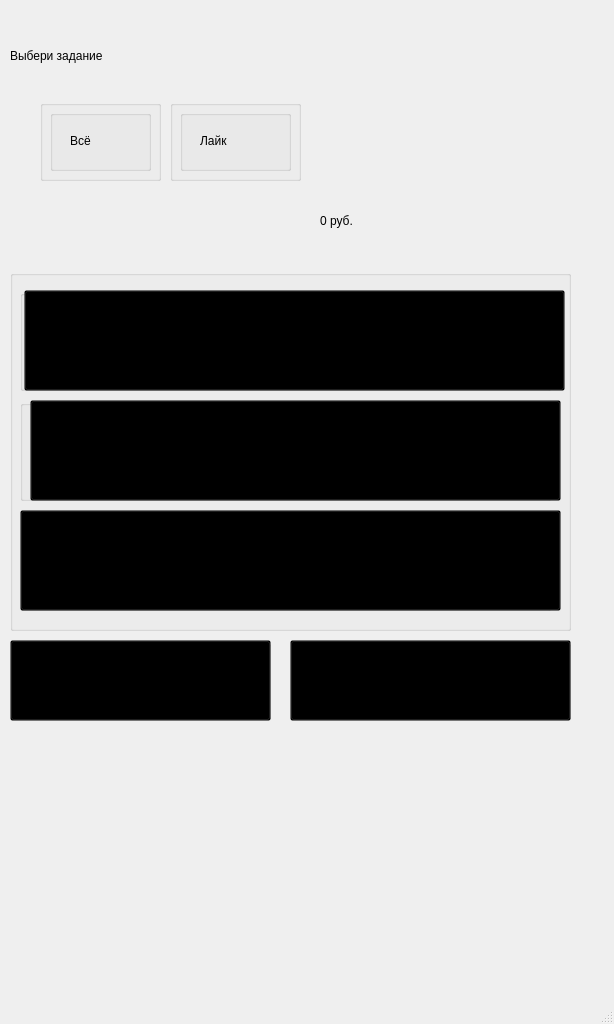
<?xml version="1.0" encoding="UTF-8"?>
<ui version="4.0">
 <class>MainWindow</class>
 <widget class="QMainWindow" name="MainWindow">
  <property name="geometry">
   <rect>
    <x>0</x>
    <y>0</y>
    <width>614</width>
    <height>1024</height>
   </rect>
  </property>
  <property name="windowTitle">
   <string>MainWindow</string>
  </property>
  <property name="styleSheet">
   <string notr="true"/>
  </property>
  <widget class="QWidget" name="centralwidget">
   <widget class="QWidget" name="widget" native="true">
    <property name="geometry">
     <rect>
      <x>0</x>
      <y>0</y>
      <width>611</width>
      <height>1011</height>
     </rect>
    </property>
    <widget class="QLabel" name="change_text">
     <property name="geometry">
      <rect>
       <x>10</x>
       <y>-60</y>
       <width>601</width>
       <height>231</height>
      </rect>
     </property>
     <property name="text">
      <string>Выбери задание</string>
     </property>
    </widget>
    <widget class="QGroupBox" name="find_all">
     <property name="geometry">
      <rect>
       <x>40</x>
       <y>100</y>
       <width>121</width>
       <height>81</height>
      </rect>
     </property>
     <property name="title">
      <string/>
     </property>
     <widget class="QGroupBox" name="rectangle">
      <property name="geometry">
       <rect>
        <x>10</x>
        <y>10</y>
        <width>101</width>
        <height>61</height>
       </rect>
      </property>
      <property name="title">
       <string/>
      </property>
      <widget class="QLabel" name="label">
       <property name="geometry">
        <rect>
         <x>20</x>
         <y>10</y>
         <width>61</width>
         <height>41</height>
        </rect>
       </property>
       <property name="text">
        <string>Всё</string>
       </property>
      </widget>
     </widget>
    </widget>
    <widget class="QGroupBox" name="find_all_3">
     <property name="geometry">
      <rect>
       <x>170</x>
       <y>100</y>
       <width>131</width>
       <height>81</height>
      </rect>
     </property>
     <property name="title">
      <string/>
     </property>
     <widget class="QGroupBox" name="rectangle_4">
      <property name="geometry">
       <rect>
        <x>10</x>
        <y>10</y>
        <width>111</width>
        <height>61</height>
       </rect>
      </property>
      <property name="title">
       <string/>
      </property>
      <widget class="QLabel" name="found_like">
       <property name="geometry">
        <rect>
         <x>20</x>
         <y>10</y>
         <width>81</width>
         <height>41</height>
        </rect>
       </property>
       <property name="text">
        <string>Лайк</string>
       </property>
      </widget>
     </widget>
    </widget>
    <widget class="QGroupBox" name="big_rect">
     <property name="geometry">
      <rect>
       <x>10</x>
       <y>270</y>
       <width>561</width>
       <height>361</height>
      </rect>
     </property>
     <property name="title">
      <string/>
     </property>
     <widget class="QGroupBox" name="tasks">
      <property name="geometry">
       <rect>
        <x>10</x>
        <y>20</y>
        <width>531</width>
        <height>101</height>
       </rect>
      </property>
      <property name="title">
       <string/>
      </property>
      <widget class="QGroupBox" name="insta_img1">
       <property name="geometry">
        <rect>
         <x>10</x>
         <y>10</y>
         <width>81</width>
         <height>81</height>
        </rect>
       </property>
       <property name="title">
        <string/>
       </property>
      </widget>
      <widget class="QLabel" name="inst_login">
       <property name="geometry">
        <rect>
         <x>100</x>
         <y>10</y>
         <width>221</width>
         <height>61</height>
        </rect>
       </property>
       <property name="text">
        <string>wooman</string>
       </property>
      </widget>
      <widget class="QGroupBox" name="heart">
       <property name="geometry">
        <rect>
         <x>320</x>
         <y>10</y>
         <width>81</width>
         <height>81</height>
        </rect>
       </property>
       <property name="title">
        <string/>
       </property>
      </widget>
      <widget class="QLabel" name="prise">
       <property name="geometry">
        <rect>
         <x>340</x>
         <y>20</y>
         <width>181</width>
         <height>61</height>
        </rect>
       </property>
       <property name="text">
        <string>1 руб.</string>
       </property>
      </widget>
     </widget>
     <widget class="QGroupBox" name="task2">
      <property name="geometry">
       <rect>
        <x>10</x>
        <y>130</y>
        <width>531</width>
        <height>101</height>
       </rect>
      </property>
      <property name="title">
       <string/>
      </property>
      <widget class="QGroupBox" name="insta_img2">
       <property name="geometry">
        <rect>
         <x>10</x>
         <y>10</y>
         <width>81</width>
         <height>81</height>
        </rect>
       </property>
       <property name="title">
        <string/>
       </property>
      </widget>
      <widget class="QLabel" name="inst_login2">
       <property name="geometry">
        <rect>
         <x>100</x>
         <y>10</y>
         <width>211</width>
         <height>61</height>
        </rect>
       </property>
       <property name="text">
        <string>wooman</string>
       </property>
      </widget>
      <widget class="QGroupBox" name="heart2">
       <property name="geometry">
        <rect>
         <x>320</x>
         <y>10</y>
         <width>81</width>
         <height>81</height>
        </rect>
       </property>
       <property name="title">
        <string/>
       </property>
      </widget>
      <widget class="QLabel" name="prise2">
       <property name="geometry">
        <rect>
         <x>340</x>
         <y>20</y>
         <width>181</width>
         <height>61</height>
        </rect>
       </property>
       <property name="text">
        <string>1 руб.</string>
       </property>
      </widget>
     </widget>
     <widget class="QGroupBox" name="task3">
      <property name="geometry">
       <rect>
        <x>10</x>
        <y>240</y>
        <width>531</width>
        <height>101</height>
       </rect>
      </property>
      <property name="title">
       <string/>
      </property>
      <widget class="QGroupBox" name="insta_img3">
       <property name="geometry">
        <rect>
         <x>10</x>
         <y>10</y>
         <width>81</width>
         <height>81</height>
        </rect>
       </property>
       <property name="title">
        <string/>
       </property>
      </widget>
      <widget class="QLabel" name="inst_login3">
       <property name="geometry">
        <rect>
         <x>100</x>
         <y>0</y>
         <width>211</width>
         <height>61</height>
        </rect>
       </property>
       <property name="text">
        <string>wooman</string>
       </property>
      </widget>
      <widget class="QGroupBox" name="heart3">
       <property name="geometry">
        <rect>
         <x>320</x>
         <y>10</y>
         <width>81</width>
         <height>81</height>
        </rect>
       </property>
       <property name="title">
        <string/>
       </property>
      </widget>
      <widget class="QLabel" name="prise3">
       <property name="geometry">
        <rect>
         <x>340</x>
         <y>20</y>
         <width>171</width>
         <height>61</height>
        </rect>
       </property>
       <property name="text">
        <string>1 руб.</string>
       </property>
      </widget>
     </widget>
    </widget>
    <widget class="QPushButton" name="button_task1">
     <property name="geometry">
      <rect>
       <x>24</x>
       <y>290</y>
       <width>541</width>
       <height>101</height>
      </rect>
     </property>
     <property name="styleSheet">
      <string notr="true">background: rgba(0,0,0,0);</string>
     </property>
     <property name="text">
      <string/>
     </property>
    </widget>
    <widget class="QPushButton" name="button_task3">
     <property name="geometry">
      <rect>
       <x>20</x>
       <y>510</y>
       <width>541</width>
       <height>101</height>
      </rect>
     </property>
     <property name="styleSheet">
      <string notr="true">background: rgba(0,0,0,0);</string>
     </property>
     <property name="text">
      <string/>
     </property>
    </widget>
    <widget class="QPushButton" name="button_task2">
     <property name="geometry">
      <rect>
       <x>30</x>
       <y>400</y>
       <width>531</width>
       <height>101</height>
      </rect>
     </property>
     <property name="styleSheet">
      <string notr="true">background: rgba(0,0,0,0);</string>
     </property>
     <property name="text">
      <string/>
     </property>
    </widget>
    <widget class="QGroupBox" name="ended_session">
     <property name="geometry">
      <rect>
       <x>10</x>
       <y>640</y>
       <width>261</width>
       <height>80</height>
      </rect>
     </property>
     <property name="title">
      <string/>
     </property>
    </widget>
    <widget class="QPushButton" name="button_session">
     <property name="geometry">
      <rect>
       <x>10</x>
       <y>640</y>
       <width>261</width>
       <height>81</height>
      </rect>
     </property>
     <property name="styleSheet">
      <string notr="true">background: rgba(0,0,0,0);</string>
     </property>
     <property name="text">
      <string/>
     </property>
    </widget>
    <widget class="QLabel" name="coin_text">
     <property name="geometry">
      <rect>
       <x>320</x>
       <y>190</y>
       <width>291</width>
       <height>61</height>
      </rect>
     </property>
     <property name="text">
      <string>0 руб.</string>
     </property>
    </widget>
    <widget class="QLabel" name="ended_session_text">
     <property name="geometry">
      <rect>
       <x>30</x>
       <y>640</y>
       <width>241</width>
       <height>71</height>
      </rect>
     </property>
     <property name="text">
      <string>Закончить</string>
     </property>
    </widget>
    <widget class="QPushButton" name="give_coins_button">
     <property name="geometry">
      <rect>
       <x>290</x>
       <y>640</y>
       <width>281</width>
       <height>81</height>
      </rect>
     </property>
     <property name="styleSheet">
      <string notr="true">background: rgba(0,0,0,0);</string>
     </property>
     <property name="text">
      <string/>
     </property>
    </widget>
    <widget class="QGroupBox" name="ended_session_2">
     <property name="geometry">
      <rect>
       <x>290</x>
       <y>640</y>
       <width>281</width>
       <height>80</height>
      </rect>
     </property>
     <property name="title">
      <string/>
     </property>
    </widget>
    <widget class="QLabel" name="ended_session_text_2">
     <property name="geometry">
      <rect>
       <x>360</x>
       <y>640</y>
       <width>211</width>
       <height>71</height>
      </rect>
     </property>
     <property name="text">
      <string>Выдать</string>
     </property>
    </widget>
    <zorder>change_text</zorder>
    <zorder>find_all</zorder>
    <zorder>find_all_3</zorder>
    <zorder>big_rect</zorder>
    <zorder>button_task1</zorder>
    <zorder>button_task3</zorder>
    <zorder>button_task2</zorder>
    <zorder>ended_session</zorder>
    <zorder>coin_text</zorder>
    <zorder>ended_session_text</zorder>
    <zorder>ended_session_2</zorder>
    <zorder>ended_session_text_2</zorder>
    <zorder>give_coins_button</zorder>
    <zorder>button_session</zorder>
   </widget>
  </widget>
  <widget class="QMenuBar" name="menubar">
   <property name="geometry">
    <rect>
     <x>0</x>
     <y>0</y>
     <width>614</width>
     <height>21</height>
    </rect>
   </property>
  </widget>
  <widget class="QStatusBar" name="statusbar"/>
 </widget>
 <resources/>
 <connections/>
</ui>
